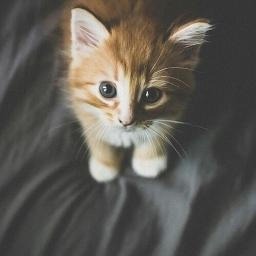
#> input picture Project2A/cat.jpeg, 256 x 256 px
$ python wrapper.py   (older library calls are emulated)
#> lines starting #> are read from the running program, lines starting #| are printed output that depends on the picture
### Project2A/cpselect.py
import numpy as np
import scipy.misc
import matplotlib.pyplot as plt

class cpselect_recorder:
	def __init__(self, img1,img2):

		fig, (self.Ax0, self.Ax1) = plt.subplots(1, 2, figsize = (20, 20))

		self.Ax0.imshow(img1)
		self.Ax0.axis('off')

		self.Ax1.imshow(img2)
		self.Ax1.axis('off')

		fig.canvas.mpl_connect('button_press_event', self)
		self.left_x = []
		self.left_y = []
		self.right_x = []
		self.right_y = []

	# [12 lines left out: function __call__, not called in this run]

def cpselect(img1,img2):
	resize_img1 = scipy.misc.imresize(img1,[300,300])
	resize_img2 = scipy.misc.imresize(img2,[300,300])
	point = cpselect_recorder(resize_img1,resize_img2)
	plt.show()
	point_left = np.concatenate([(np.array(point.left_x)*img1.shape[1]*1.0/300)[...,np.newaxis],\
								(np.array(point.left_y)*img1.shape[0]*1.0/300)[...,np.newaxis]],axis = 1)
	point_right = np.concatenate([(np.array(point.right_x)*img2.shape[1]*1.0/300)[...,np.newaxis],\
								(np.array(point.right_y)*img2.shape[0]*1.0/300)[...,np.newaxis]],axis = 1)
	plt.scatter(point_left[:,0], point_left[:,1])
	plt.imshow(img1)
	plt.show()
	plt.scatter(point_right[:,0], point_right[:,1])
	plt.imshow(img2)
	plt.show()
	return point_left, point_right

### Project2A/click_correspondences.py
'''
  File name: click_correspondences.py
  Author:
  Date created:
'''

'''
  File clarification:
    Click correspondences between two images
    - Input im1: source image
    - Input im2: target image
    - Output im1_pts: correspondences coordiantes in the source image
    - Output im2_pts: correspondences coordiantes in the target image
'''

from cpselect import *;

import resource, sys
resource.setrlimit(resource.RLIMIT_STACK, (2**29,-1))
sys.setrecursionlimit(10**6)


def appendBoundaries(shape, array):

  array.append(np.array([0,0]))
  array.append(np.array([shape[1],shape[0]]))
  array.append(np.array([shape[1],0]))
  array.append(np.array([0,shape[0]]))


def click_correspondences(im1, im2):
  '''
    Tips:
      - use 'matplotlib.pyplot.subplot' to create a figure that shows the source and target image together
      - add arguments in the 'imshow' function for better image view
      - use function 'ginput' and click correspondences in two images in turn
      - please check the 'ginput' function documentation carefully
        + determine the number of correspondences by yourself which is the argument of 'ginput' function
        + when using ginput, left click represents selection, right click represents removing the last click
        + click points in two images in turn and once you finish it, the function is supposed to
          return a NumPy array contains correspondences position in two images
  '''

  # TODO: Your code here

  ## We need to get the rows and cols indices.

  points1, points2 = cpselect(im1, im2);

  points1 = list(points1)
  points2 = list(points2)


  shapeCords = im1.shape

  # points1[:,0] , points1[:,1] = points1[:,1], points1[:,0]

  # points2[:,0] , points2[:,1] = points2[:,1], points2[:,0]

  appendBoundaries(shapeCords, points1)
  appendBoundaries(shapeCords, points2)

  return np.array(points1), np.array(points2)


# [9 lines that do not run on import are left out]

### Project2A/morph_tri.py
'''
  File name: morph_tri.py
  Author:
  Date created:
'''

'''
  File clarification:
    Image morphing via Triangulation
    - Input im1: source image
    - Input im2: target image
    - Input im1_pts: correspondences coordiantes in the source image
    - Input im2_pts: correspondences coordiantes in the target image
    - Input warp_frac: a vector contains warping parameters
    - Input dissolve_frac: a vector contains cross dissolve parameters

    - Output morphed_im: a set of morphed images obtained from different warp and dissolve parameters.
                         The size should be [number of images, image height, image Width, color channel number]
'''
import numpy as np
from scipy.spatial import Delaunay
from helpers import *

def morph_tri(im1, im2, im1_pts, im2_pts, warp_frac, dissolve_frac):
  # TODO: Your code here
  # Tips: use Delaunay() function to get Delaunay triangulation;
  # Tips: use tri.find_simplex(pts) to find the triangulation index that pts locates in.

  sourceImage = im1

  destImage = im2

  gamma = 1 - warp_frac

  dissolve = 1 - dissolve_frac

  sourcePoints = im1_pts

  destinationPoints = im2_pts

  avgPoints = (sourcePoints + destinationPoints)/2

  triStructure = TriangulationStructure(avgPoints)


  morphed_im = np.zeros((len(gamma), sourceImage.shape[0], sourceImage.shape[1], 3))


  for index in range(len(gamma)):
    print(index)
    image = np.zeros((sourceImage.shape[0], sourceImage.shape[1], 3));
    for chal in range(3):
      ot = processChannel(sourceImage[:,:,chal], destImage[:,:,chal], sourcePoints, destinationPoints, avgPoints, triStructure, gamma[index], dissolve[index])
      image[:,:,chal] = ot

    morphed_im[index,:,:,:] = image


  return morphed_im

### Project2A/helpers.py
'''
  File name: helpers.py
  Author:
  Date created:
'''

'''
  File clarification:
    Helpers file that contributes the project
    You can design any helper function in this file to improve algorithm
'''
from scipy.spatial import Delaunay
import matplotlib.pyplot as plt
import numpy as np
from scipy import interpolate
from PIL import Image
from click_correspondences import *


samplePoints = np.array([[0,0],[10,0],[0,10],[10,10],[5,5]])


class MorphObject():

	# [45 lines left out: function __init__, not called in this run]


	def computeMotionPixels(self):
		motionPoints = self.gamma*self.sourcePoints + (1-self.gamma)*self.destinationPoints
		return motionPoints

	# [199 lines left out: functions buildStructureTriangles, labelTheTrianglesAndComputeBC, getCordinate, mapPixels, mapPixelsVec, not called in this run]


		# [17 lines of commented-out code are left out]


class TriangulationStructure(object):
	"""docstring for TriangulationStructure"""
	def __init__(self, points):
		self.points = points
		self.tri = self.findTriangulationOfPoints()
		self.triangleHMatrix = {}
		self.triangleInvHMatrix = {}
		self.buildTriangleHMatrix()


	def buildTriangleHMatrix(self):
		triangleSystem = self.tri.simplices
		triangleNumber = triangleSystem.shape[1]
		for index in range(triangleNumber):
			point1 = self.points[triangleSystem[index][0],:]
			point2 = self.points[triangleSystem[index][1],:]
			point3 = self.points[triangleSystem[index][2],:]
			hMatrix = TriangulationStructure.getMatrixForTriange(point1, point2, point3)
			hMatrixInverse =  np.linalg.inv(hMatrix)
			self.triangleHMatrix[index] = hMatrix
			self.triangleInvHMatrix[index] = hMatrixInverse


	@staticmethod
	def getMatrixForTriange(point1, point2, point3):
		hMatrix = np.ones((3,3)) * 1.0
		hMatrix[0:2,0] = np.transpose(point1)
		hMatrix[0:2,1] = np.transpose(point2)
		hMatrix[0:2,2] = np.transpose(point3)
		return hMatrix


	def findTriangulationOfPoints(self):
		tri = Delaunay(self.points)
		# print(tri.simplices)
		return tri
	# [28 lines left out: functions showTriangulation, processChannel, not called in this run]


# [27 lines of commented-out code are left out]

### Project2A/wrapper.py
from morph_tri import *
from click_correspondences import *
import imageio


sourceImage = np.array(Image.open("cat.jpeg"))
#> sourceImage is the input picture: shape (256, 256, 3); mean R, G, B 93.8, 90.2, 83.8
destImage = np.array(Image.open("tiger.png"))
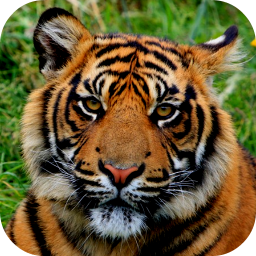
#> input picture Project2A/tiger.png, 256 x 256 px
#> destImage is the input picture: shape (256, 256, 4); mean R, G, B, A 100.5, 87.6, 49.2, 248.4

#sourceImage = np.array(Image.open("leo.jpg"))
#destImage = np.array(Image.open("sachin.png"))


sourcePoints, destinationPoints = click_correspondences(sourceImage, destImage)
#> in cpselect, `resize_img2 = scipy.misc.imresize(img2,[300,300])`:
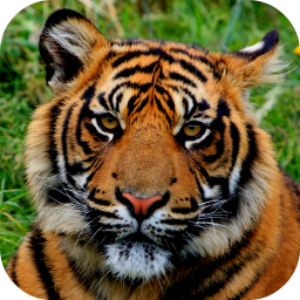
#> resize_img2: shape (300, 300, 4); mean R, G, B, A 100.7, 87.8, 49.2, 248.4; transparent parts drawn white
#> in cpselect, `plt.show()`:
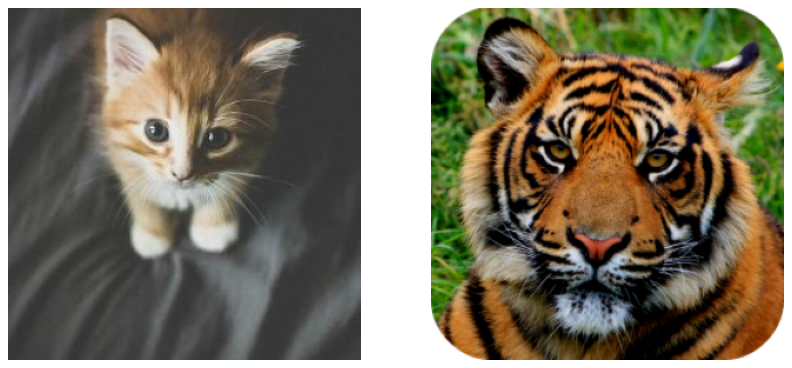
#> figure drawn by matplotlib, 2 panels
#> in cpselect, `point_left = np.concatenate([(np.array(point.left_x)*img1.shape[1]*1.0..`: point_left = empty array
#> in cpselect, `plt.show()`:
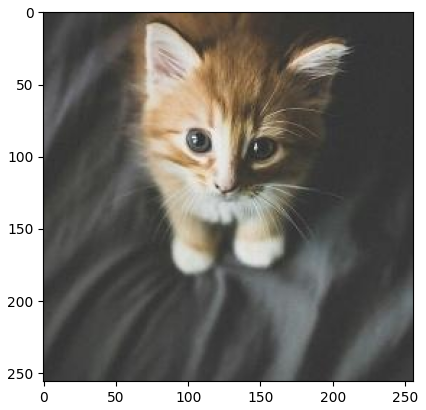
#> figure drawn by matplotlib, 1 panel
#> in cpselect, `plt.show()`:
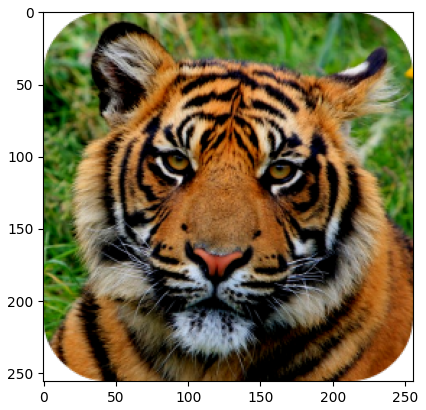
#> figure drawn by matplotlib, 1 panel
#> in click_correspondences, `points1 = list(points1)`: points1 = []
#> sourcePoints = [[0, 0], [256, 256], [256, 0], [0, 256]]; destinationPoints = [[0, 0], [256, 256], [256, 0], [0, 256]]

##

#ex1
'''
sourcePoints = np.array([[ 73.34256952 ,  8.7195157 ],
 [107.2168735,   27.77381168],
 [136.85688947,  16.12951969],
 [164.37976145,  35.18381568],
 [209.89835742,  21.95166569],
 [194.01977743,  70.11669165],
 [188.72691743, 103.99099562],
 [162.79190345, 133.1017256 ],
 [126.27116948, 143.68744559],
 [ 91.33829351, 133.1017256 ],
 [ 70.69613953,  99.22742163],
 [ 68.57899553,  64.29454565],
 [ 97.16043951,  80.17312564],
 [116.74402149,  83.87812764],
 [115.15616349, 100.28599363],
 [ 96.63115351,  99.22742163],
 [144.26689347,  87.05384364],
 [160.67475945,  88.11241563],
 [162.26261745, 100.81527962],
 [144.26689347, 103.99099562],
 [118.33187949, 119.34028961],
 [132.62260148, 119.34028961],
 [  0.     ,      0.        ],
 [256.     ,    256.        ],
 [256.     ,      0.        ],
 [  0.     ,   256.        ]]
)


destinationPoints = np.array([[ 47.7227213,    9.2488017 ],
 [ 95.35846126,  36.77167368],
 [137.70134123,  35.71310168],
 [194.33494318,  48.41596567],
 [232.97282115,  27.24452568],
 [204.39137717,  80.17312564],
 [222.38710116, 119.86957561],
 [210.21352317, 175.97389156],
 [116.00061524, 228.90249152],
 [ 41.3712893 , 191.32318555],
 [ 22.84627932, 139.98244359],
 [ 40.8420033 ,  84.40741364],
 [ 80.00916727,  96.58099163],
 [103.29775126,  97.11027763],
 [ 95.88774726, 121.98671961],
 [ 76.83345128, 111.93028562],
 [156.75563721, 100.28599363],
 [178.98564919, 104.52028162],
 [176.8685052 , 118.28171761],
 [158.34349521, 121.45743361],
 [ 99.59274926, 165.38817157],
 [138.23062723, 168.56388757],
 [  0.      ,     0.        ],
 [256.      ,   256.        ],
 [256.      ,     0.        ],
 [  0.      ,   256.        ]])

'''

'''

sourcePoints = np.array ([[120.22083907, 178.34197527],
 [123.39655507, 122.23765931],
 [144.56799505,  53.43047937],
 [194.32087901,  19.55617539],
 [252.54233896,   7.9118834 ],
 [308.64665492,  23.79046339],
 [348.87239089,  39.66904338],
 [392.27384285, 108.47622332],
 [393.33241485, 188.92769526],
 [140.33370705, 276.78917119],
 [161.50514704, 327.60062715],
 [195.37945101 ,365.70921912],
 [252.54233896, 397.46637909],
 [306.52951092, 374.17779511],
 [349.93096289, 333.95205914],
 [375.33669087, 274.67202719],
 [119.16226707, 229.15343123],
 [383.80526686, 231.27057523],
 [154.09514304, 211.15770724],
 [197.49659501, 181.51769127],
 [239.83947497, 209.04056324],
 [272.65520695, 211.15770724],
 [318.17380291, 183.63483526],
 [354.16525088, 214.33342324],
 [172.09086703, 231.27057523],
 [209.140887  , 242.91486722],
 [292.76807493 ,236.56343522],
 [324.52523491, 240.79772322],
 [219.72660699, 265.1448792 ],
 [199.61373901, 289.49203518],
 [191.14516301 ,319.13205116],
 [293.82664693, 267.2620232 ],
 [317.11523091, 286.31631918],
 [322.40809091, 319.13205116],
 [215.49231899 ,315.95633516],
 [259.95234296 ,308.54633116],
 [295.94379093, 317.01490716],
 [255.71805496, 342.42063514],
 [  0.        ,   0.        ],
 [512.        , 512.        ],
 [512.        ,   0.        ],
 [  0.        , 512.        ]])

destinationPoints = np.array([[111.32402259, 227.03628723],
 [ 98.6211586,  141.2919553 ],
 [121.90974258,  75.66049135],
 [171.66262654 , 17.4390314 ],
 [249.99695448 ,  2.61902341],
 [328.33128241 , 17.4390314 ],
 [379.14273837 , 60.84048336],
 [411.95847035 ,127.53051931],
 [407.72418235 ,220.68485523],
 [138.84689456, 364.65064712],
 [164.25262254, 404.87638309],
 [207.65407451, 438.75068706],
 [270.10982246, 458.86355504],
 [336.79985841, 435.57497106],
 [374.90845038, 397.46637909],
 [395.02131836, 351.94778313],
 [ 97.5625866 , 301.13632717],
 [410.89989835, 288.43346318],
 [153.66690255, 247.14915521],
 [204.47835851, 214.33342324],
 [258.46553047, 248.20772721],
 [291.28126244, 250.32487121],
 [330.44842641, 210.09913524],
 [370.67416238, 240.79772322],
 [182.24834653, 274.67202719],
 [225.64979849, 276.78917119],
 [313.51127442, 276.78917119],
 [354.79558239, 271.49631119],
 [218.2397945 , 328.65919915],
 [200.24407052, 361.47493112],
 [194.95121052, 390.0563751 ],
 [328.33128241, 327.60062715],
 [349.5027224 , 342.42063514],
 [354.79558239, 362.53350312],
 [229.88408649, 376.29493911],
 [275.40268246, 367.82636312],
 [323.03842242, 371.00207911],
 [282.81268645, 398.52495109],
 [  0.        ,   0.        ],
 [512.        , 512.        ],
 [512.        ,   0.        ],
 [  0.        , 512.        ]])

'''

print(sourcePoints)
#| [[  0   0]
#|  [256 256]
#|  [256   0]
#|  [  0 256]]
print(destinationPoints)
#| [[  0   0]
#|  [256 256]
#|  [256   0]
#|  [  0 256]]

w = np.arange(0, 1.1, 0.1)

morphed_set = morph_tri(sourceImage, destImage, sourcePoints, destinationPoints, w, w)
#> in buildTriangleHMatrix, `triangleSystem = self.tri.simplices`: triangleSystem = [[3, 2, 1], [2, 3, 0]]
#> the loop in buildTriangleHMatrix, `for index in range(triangleNumber):` made 3 passes
#> (hMatrix, hMatrixInverse) on passes 1 to 2: ([[0, 256, 256], [256, 0, 256], [1, 1, 1]], [[-0.00391, 0, 1], [0, -0.00391, 1], [0.00391, 0.00391, -1]]), ([[256, 0, 0], [0, 256, 0], [1, 1, 1]], [[0.00391, 0, 0], [0, 0.00391, 0], [-0.00391, -0.00391, 1]])
#> after the loop in buildTriangleHMatrix, `for index in range(triangleNumber):`: self.triangleHMatrix = {0: [[0, 256, 256], [256, 0, 256], [1, 1, 1]], 1: [[256, 0, 0], [0, 256, 0], [1, 1, 1]]}; self.triangleInvHMatrix = {0: [[-0.00391, 0, 1], [0, -0.00391, 1], [0.00391, 0.00391, -1]], 1: [[0.00391, 0, 0], [0, 0.00391, 0], [-0.00391, -0.00391, 1]]}
#> (the run stopped early here; a loop or call above may not have finished)
